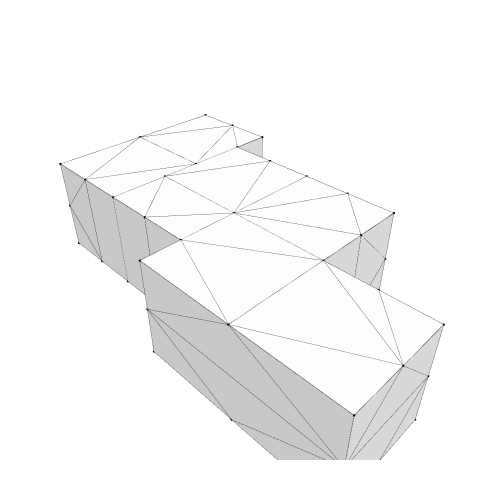

Source (notebook cell):
### Markdown cell above
## 6. Show the geometry

### Code cell
Topology.Show(objects,
              vertexSizeKey="size",
              vertexColorKey="color",
              edgeWidthKey="width",
              edgeColorKey="color",
              faceOpacity=0.1,
              backgroundColor="white",
              width=500,
              height=500,
              renderer=renderer)

### Figure 1 — Plotly figure (JSON) as saved in the notebook; plotly's stock layout.template omitted (floating-point values rounded to 4 significant figures; data arrays with more than 128 entries replaced by an {"elided": "..."} marker saying what was removed)
{"data": [{"customdata": ["", "", "", "", "", "", "", "", "", "", "", "", "", "", "", "", "", "", "", "", "", "", "", "", "", "", "", "", "", "", "", "", "", "", "", "", "", "", "", "", "", "", "", "", "", "", "", "", "", "", "", "", "", "", "", "", ""], "hoverinfo": "text", "hovertemplate": ["Click ", "Click ", "Click ", "Click ", "Click ", "Click ", "Click ", "Click ", "Click ", "Click ", "Click ", "Click ", "Click ", "Click ", "Click ", "Click ", "Click ", "Click ", "Click ", "Click ", "Click ", "Click ", "Click ", "Click ", "Click ", "Click ", "Click ", "Click ", "Click ", "Click ", "Click ", "Click ", "Click ", "Click ", "Click ", "Click ", "Click ", "Click ", "Click ", "Click ", "Click ", "Click ", "Click ", "Click ", "Click ", "Click ", "Click ", "Click ", "Click ", "Click ", "Click ", "Click ", "Click ", "Click ", "Click ", "Click ", "Click "], "hovertext": ["", "", "", "", "", "", "", "", "", "", "", "", "", "", "", "", "", "", "", "", "", "", "", "", "", "", "", "", "", "", "", "", "", "", "", "", "", "", "", "", "", "", "", "", "", "", "", "", "", "", "", "", "", "", "", "", ""], "legendgroup": "1", "legendrank": 1, "marker": {"color": ["#000000", "#000000", "#000000", "#000000", "#000000", "#000000", "#000000", "#000000", "#000000", "#000000", "#000000", "#000000", "#000000", "#000000", "#000000", "#000000", "#000000", "#000000", "#000000", "#000000", "#000000", "#000000", "#000000", "#000000", "#000000", "#000000", "#000000", "#000000", "#000000", "#000000", "#000000", "#000000", "#000000", "#000000", "#000000", "#000000", "#000000", "#000000", "#000000", "#000000", "#000000", "#000000", "#000000", "#000000", "#000000", "#000000", "#000000", "#000000", "#000000", "#000000", "#000000", "#000000", "#000000", "#000000", "#000000", "#000000", "#000000"], "line": {"width": 0}, "opacity": 1, "size": [2.8, 2.8, 2.8, 2.8, 2.8, 2.8, 2.8, 2.8, 2.8, 2.8, 2.8, 2.8, 2.8, 2.8, 2.8, 2.8, 2.8, 2.8, 2.8, 2.8, 2.8, 2.8, 2.8, 2.8, 2.8, 2.8, 2.8, 2.8, 2.8, 2.8, 2.8, 2.8, 2.8, 2.8, 2.8, 2.8, 2.8, 2.8, 2.8, 2.8, 2.8, 2.8, 2.8, 2.8, 2.8, 2.8, 2.8, 2.8, 2.8, 2.8, 2.8, 2.8, 2.8, 2.8, 2.8, 2.8, 2.8], "sizemode": "diameter", "symbol": "circle"}, "mode": "markers", "name": "1: default (Vertices)", "showlegend": false, "text": ["", "", "", "", "", "", "", "", "", "", "", "", "", "", "", "", "", "", "", "", "", "", "", "", "", "", "", "", "", "", "", "", "", "", "", "", "", "", "", "", "", "", "", "", "", "", "", "", "", "", "", "", "", "", "", "", ""], "type": "scatter3d", "x": [10310, 7310, 7310, 10310, 10310, 7310, 7310, 10310, 8512.0, 10310, 10310, 8512.0, 10310, 7310, 7310, 10310, 8810, 8810, 10310, 10310, 10310, 5512.0, 5512.0, 5512.0, 5512.0, 5512.0, 5512.0, 4310, 4310, 4310, 4310, 4310, 7310, 7310, 5810, 5810, 7310, 4310, 4310, 4310, 7310, 7310, 5512.0, 11510.0, 11510.0, 11510.0, 5512.0, 8512.0, 11510.0, 11510.0, 8512.0, 5512.0, 5512.0, 11510.0, 11510.0, 5512.0, 11510.0], "y": [-760, -760, -760, -760, 740, 2240, 2240, 740, 2240, 2240, 2240, 2240, -2260, -3760, -3760, -2260, -3760, -3760, -3760, -3760, -3760, -760, -760, 740, 740, 2240, 2240, -760, -3760, -760, -760, -3760, -5260, -5260, -6760, -6760, -6760, -6760, -6760, -6760, -6760, -6760, 3740, 3740, 2240, 3740, 3740, 5240, 2240, 2240, 5240, 5240, 5240, 5240, 5240, 5240, 5240], "z": [3000, 3000, 0, 0, 3000, 3000, 0, 0, 3000, 3000, 0, 0, 3000, 3000, 0, 0, 3000, 0, 1500, 3000, 0, 3000, 0, 3000, 0, 0, 3000, 1500, 3000, 3000, 0, 0, 0, 3000, 3000, 0, 1500, 3000, 1500, 0, 0, 3000, 3000, 3000, 1500, 0, 0, 3000, 3000, 0, 0, 1500, 3000, 3000, 0, 0, 1500]}, {"hoverinfo": "text", "hovertext": [], "legendgroup": "2", "legendrank": 2, "line": {"color": "#000000", "dash": "solid", "width": 1}, "marker": {"color": "#000000", "size": 0.25, "symbol": "circle"}, "mode": "markers+lines", "name": "1: default (Edges)", "showlegend": false, "text": [], "type": "scatter3d", "x": {"elided": "465 float values"}, "y": {"elided": "465 int values"}, "z": {"elided": "465 int values"}}, {"cmax": 1, "cmin": 0, "color": "#FAFAFA", "colorscale": [[0, "#440154"], [0.1111, "#482878"], [0.2222, "#3e4989"], [0.3333, "#31688e"], [0.4444, "#26828e"], [0.5556, "#1f9e89"], [0.6667, "#35b779"], [0.7778, "#6ece58"], [0.8889, "#b5de2b"], [1, "#fde725"]], "flatshading": true, "hoverinfo": "text", "hovertext": "", "i": [0, 3, 1, 5, 5, 0, 1, 1, 5, 7, 8, 8, 10, 10, 4, 4, 4, 10, 9, 6, 1, 0, 14, 3, 12, 12, 16, 2, 17, 17, 17, 17, 15, 16, 17, 15, 15, 19, 19, 18, 0, 0, 2, 22, 22, 22, 23, 24, 24, 0, 5, 5, 23, 24, 2, 21, 22, 13, 29, 22, 31, 14, 13, 28, 28, 29, 27, 31, 35, 14, 32, 34, 37, 28, 38, 39, 35, 40, 36, 34, 28, 38, 31, 38, 35, 34, 34, 36, 25, 5, 43, 10, 11, 26, 6, 46, 42, 8, 43, 10, 48, 11, 49, 9, 9, 42, 47, 47, 48, 44, 50, 50, 42, 55, 47, 56, 43, 43, 56, 45, 56, 50, 47, 51], "j": [1, 1, 4, 6, 0, 7, 3, 7, 2, 0, 9, 6, 11, 9, 11, 7, 8, 8, 11, 9, 2, 13, 13, 15, 3, 15, 12, 13, 14, 13, 16, 0, 12, 19, 18, 20, 18, 18, 16, 17, 2, 21, 23, 21, 23, 24, 2, 25, 23, 24, 6, 26, 5, 26, 13, 27, 14, 28, 27, 27, 14, 13, 33, 13, 29, 28, 31, 22, 14, 35, 36, 13, 28, 38, 31, 35, 40, 36, 41, 33, 37, 37, 38, 35, 36, 41, 36, 35, 5, 8, 10, 44, 45, 46, 46, 26, 46, 42, 8, 43, 44, 44, 45, 45, 50, 46, 42, 53, 43, 45, 45, 55, 51, 51, 52, 53, 53, 56, 45, 56, 50, 51, 51, 50], "k": [2, 0, 2, 0, 2, 3, 7, 4, 4, 6, 6, 5, 9, 8, 10, 11, 5, 4, 7, 7, 12, 2, 0, 0, 1, 3, 2, 16, 0, 14, 13, 15, 18, 12, 16, 17, 20, 12, 18, 20, 21, 22, 21, 23, 24, 0, 5, 26, 25, 6, 26, 25, 25, 6, 21, 22, 0, 21, 21, 30, 22, 32, 32, 34, 21, 27, 30, 30, 31, 32, 33, 33, 34, 27, 27, 31, 32, 32, 33, 41, 38, 34, 39, 39, 40, 36, 38, 38, 42, 42, 8, 11, 9, 6, 9, 25, 25, 47, 47, 48, 10, 49, 11, 50, 46, 51, 52, 43, 44, 49, 54, 46, 52, 46, 51, 47, 56, 44, 44, 54, 54, 55, 56, 56], "legendgroup": "3", "legendrank": 3, "lighting": {"facenormalsepsilon": 0}, "name": "1: default (Faces)", "opacity": 1, "showlegend": false, "showscale": false, "text": "", "type": "mesh3d", "x": [7310, 10310, 7310, 10310, 10310, 7310, 7310, 10310, 8512.0, 8512.0, 10310, 10310, 10310, 7310, 7310, 10310, 8810, 8810, 10310, 10310, 10310, 5512.0, 5512.0, 5512.0, 5512.0, 5512.0, 5512.0, 4310, 4310, 4310, 4310, 4310, 7310, 7310, 5810, 5810, 7310, 4310, 4310, 4310, 7310, 7310, 5512.0, 11510.0, 11510.0, 11510.0, 5512.0, 8512.0, 11510.0, 11510.0, 8512.0, 5512.0, 5512.0, 11510.0, 11510.0, 5512.0, 11510.0], "y": [-760, -760, -760, -760, 740, 2240, 2240, 740, 2240, 2240, 2240, 2240, -2260, -3760, -3760, -2260, -3760, -3760, -3760, -3760, -3760, -760, -760, 740, 740, 2240, 2240, -760, -3760, -760, -760, -3760, -5260, -5260, -6760, -6760, -6760, -6760, -6760, -6760, -6760, -6760, 3740, 3740, 2240, 3740, 3740, 5240, 2240, 2240, 5240, 5240, 5240, 5240, 5240, 5240, 5240], "z": [0, 3000, 3000, 0, 3000, 3000, 0, 0, 3000, 0, 3000, 0, 3000, 3000, 0, 0, 3000, 0, 1500, 3000, 0, 3000, 0, 3000, 0, 3000, 0, 1500, 3000, 3000, 0, 0, 0, 3000, 3000, 0, 1500, 3000, 1500, 0, 0, 3000, 3000, 3000, 1500, 0, 0, 3000, 3000, 0, 0, 1500, 3000, 3000, 0, 0, 1500]}], "layout": {"autosize": true, "height": 500, "margin": {"b": 40, "l": 40, "r": 40, "t": 40}, "paper_bgcolor": "#FFFFFF", "plot_bgcolor": "#FFFFFF", "scene": {"aspectmode": "data", "camera": {"center": {"x": 0, "y": 0, "z": 0}, "eye": {"x": -1.25, "y": -1.25, "z": 1.25}, "projection": {"type": "perspective"}, "up": {"x": 0, "y": 0, "z": 1}}, "xaxis": {"visible": false}, "yaxis": {"visible": false}, "zaxis": {"visible": false}}, "showlegend": true, "width": 500, "xaxis": {"showgrid": false, "visible": false, "zeroline": false}, "yaxis": {"showgrid": false, "visible": false, "zeroline": false}}}
